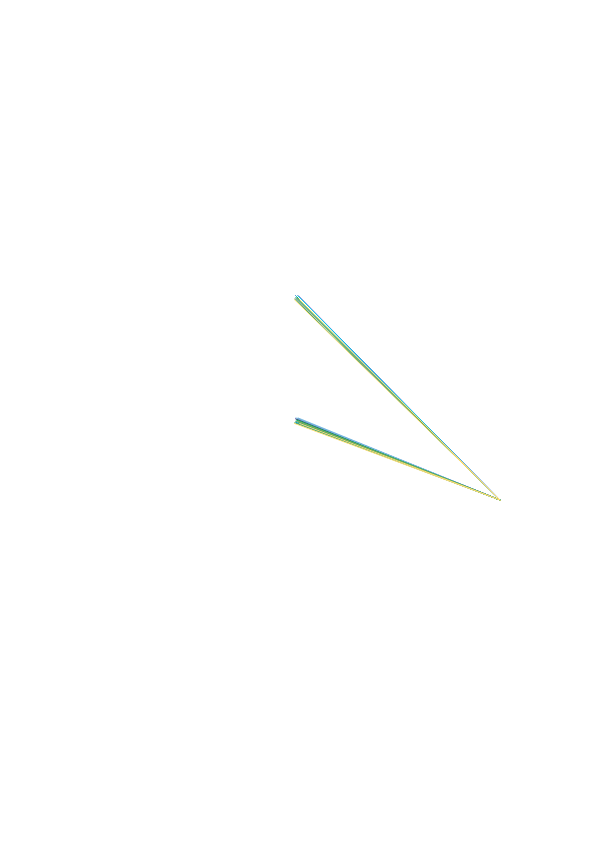
Frame 1 (no input)
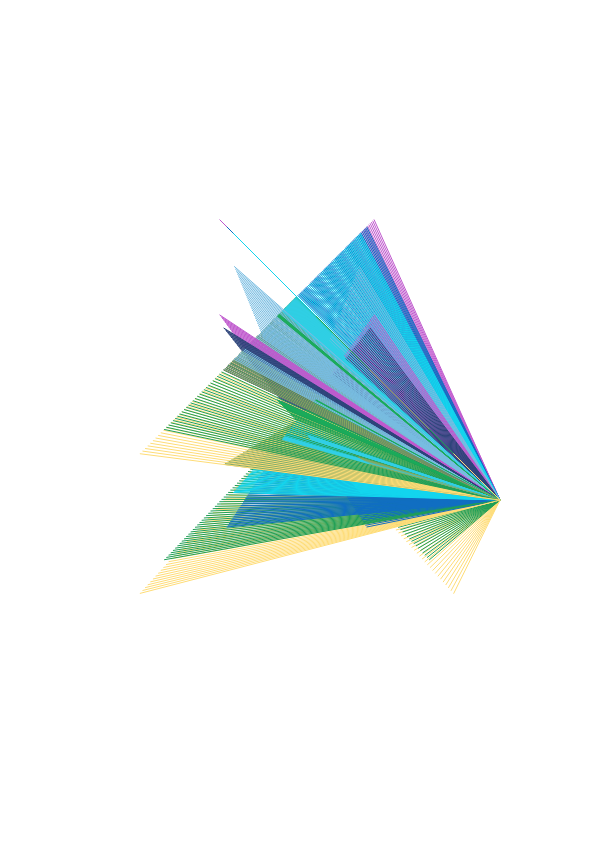
Frame 60 (no input)
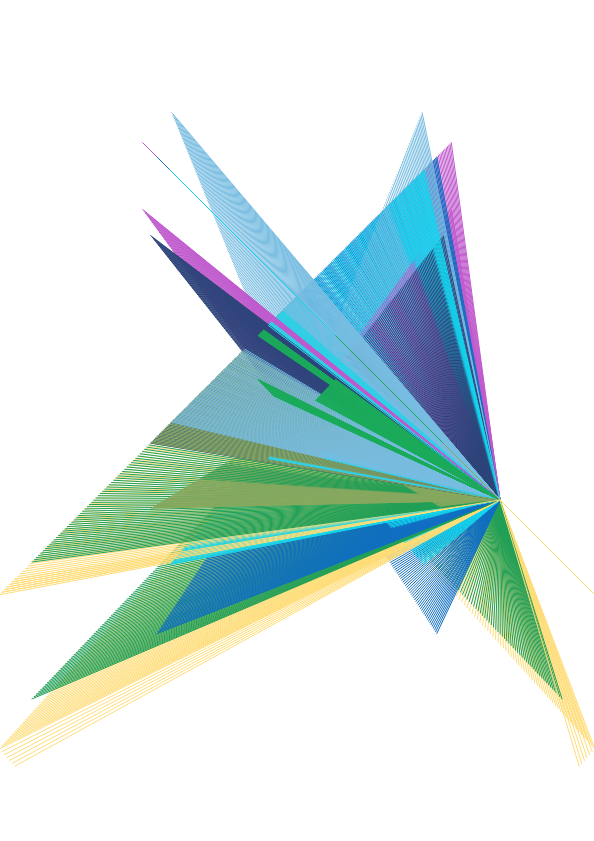
Frame 120 (the mouse pressed at the canvas centre since frame 60)

The p5.js sketch that drew these frames (run headless with seeded random() and noise() and a simulated clock; from frame 60 on, the mouse is pressed at the canvas centre):

// p5.js sketch
// ── sketch.js
//Create two variables that will store the new objects from the class Circle
let circleArray = [];
let arraySize = 10;

function setup() {
  createCanvas(594, 841);
  for (let i=0; i<arraySize; i++){
    circleArray[i] = new Circle(width/2, height/2, random(-3, 3), random(-3, 3), 500);
  }
}

function draw() {

  for (let i=0; i<circleArray.length; i++){
    circleArray[i].moveFunction();
    circleArray[i].displayCircle();
  }
}

//Definition of the class Circle
class Circle{

  constructor(x, y, speedX, speedY, size){
    //Setup of class' variables
    this.x = x;
    this.y = y;
    this.speedX = speedX;
    this.speedY = speedY;
    this.size = size;

    this.rd = random(255);
    this.grn = random(255);
    this.bl = random(255);
    this.a = 255;
  }

  //Class function that takes care of motion and collision
  moveFunction(){
    //Motion system - current position and speed
    this.x = this.x + this.speedX;
    this.y = this.y + this.speedY;

    //Based on boundaries collision, reverse direction for x and y
    if (this.x > width || this.x<0){
      this.speedX *= -1;
    }
    if (this.y > (height) || this.y<0){
      this.speedY *= -1;
    }
  }

  //Class function that displays the ellipse
  displayCircle(){
    this.fillcol = color(this.rd, this.grn, this.bl, this.a)
    fill(this.fillcol);
    stroke(this.fillcol);
    this.x2 = map(this.x, 0, width, width, 0);
    this.y2 = map(this.x, 0, width, width, 0);
    line(this.x, this.y, this.size, this.size);
    line(this.x2, this.y, this.size, this.size);
    line(this.x, this.y2, this.size, this.size);
    line(this.x2, this.y2, this.size, this.size);
  }
}
